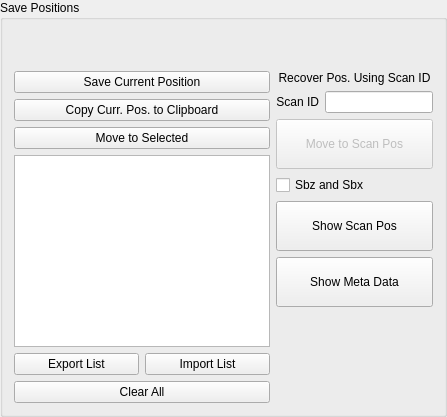
                <widget class="QGroupBox" name="groupBox_38">
                 <property name="enabled">
                  <bool>true</bool>
                 </property>
                 <property name="sizePolicy">
                  <sizepolicy hsizetype="Fixed" vsizetype="Preferred">
                   <horstretch>0</horstretch>
                   <verstretch>0</verstretch>
                  </sizepolicy>
                 </property>
                 <property name="title">
                  <string>Save Positions</string>
                 </property>
                 <layout class="QGridLayout" name="gridLayout_126">
                  <item row="1" column="1">
                   <layout class="QVBoxLayout" name="verticalLayout_11">
                    <item>
                     <widget class="QLabel" name="label_165">
                      <property name="text">
                       <string>Recover Pos. Using Scan ID</string>
                      </property>
                      <property name="alignment">
                       <set>Qt::AlignCenter</set>
                      </property>
                     </widget>
                    </item>
                    <item>
                     <layout class="QHBoxLayout" name="horizontalLayout_10">
                      <item>
                       <widget class="QLabel" name="label_166">
                        <property name="sizePolicy">
                         <sizepolicy hsizetype="Preferred" vsizetype="Fixed">
                          <horstretch>0</horstretch>
                          <verstretch>0</verstretch>
                         </sizepolicy>
                        </property>
                        <property name="text">
                         <string>Scan ID</string>
                        </property>
                        <property name="alignment">
                         <set>Qt::AlignRight|Qt::AlignTrailing|Qt::AlignVCenter</set>
                        </property>
                       </widget>
                      </item>
                      <item>
                       <widget class="QLineEdit" name="le_sid_position_mll">
                        <property name="sizePolicy">
                         <sizepolicy hsizetype="Preferred" vsizetype="Fixed">
                          <horstretch>0</horstretch>
                          <verstretch>0</verstretch>
                         </sizepolicy>
                        </property>
                       </widget>
                      </item>
                     </layout>
                    </item>
                    <item>
                     <widget class="QPushButton" name="pb_recover_scan_pos_mll">
                      <property name="enabled">
                       <bool>false</bool>
                      </property>
                      <property name="sizePolicy">
                       <sizepolicy hsizetype="Preferred" vsizetype="Fixed">
                        <horstretch>0</horstretch>
                        <verstretch>0</verstretch>
                       </sizepolicy>
                      </property>
                      <property name="text">
                       <string>
Move to Scan Pos
</string>
                      </property>
                     </widget>
                    </item>
                    <item>
                     <widget class="QCheckBox" name="cb_sid_move_base_mll">
                      <property name="text">
                       <string>Sbz and Sbx</string>
                      </property>
                     </widget>
                    </item>
                    <item>
                     <widget class="QPushButton" name="pb_show_scan_pos_mll">
                      <property name="sizePolicy">
                       <sizepolicy hsizetype="Preferred" vsizetype="Fixed">
                        <horstretch>0</horstretch>
                        <verstretch>0</verstretch>
                       </sizepolicy>
                      </property>
                      <property name="text">
                       <string>
Show Scan Pos
</string>
                      </property>
                     </widget>
                    </item>
                    <item>
                     <widget class="QPushButton" name="pb_print_scan_meta_mll">
                      <property name="sizePolicy">
                       <sizepolicy hsizetype="Preferred" vsizetype="Fixed">
                        <horstretch>0</horstretch>
                        <verstretch>0</verstretch>
                       </sizepolicy>
                      </property>
                      <property name="text">
                       <string>
Show Meta Data
</string>
                      </property>
                     </widget>
                    </item>
                    <item>
                     <spacer name="verticalSpacer_14">
                      <property name="orientation">
                       <enum>Qt::Vertical</enum>
                      </property>
                      <property name="sizeHint" stdset="0">
                       <size>
                        <width>20</width>
                        <height>40</height>
                       </size>
                      </property>
                     </spacer>
                    </item>
                   </layout>
                  </item>
                  <item row="1" column="0">
                   <layout class="QGridLayout" name="gridLayout_127">
                    <item row="0" column="0">
                     <layout class="QGridLayout" name="gridLayout_128">
                      <item row="2" column="0">
                       <widget class="QPushButton" name="pb_move_pos_mll">
                        <property name="sizePolicy">
                         <sizepolicy hsizetype="Preferred" vsizetype="Fixed">
                          <horstretch>0</horstretch>
                          <verstretch>0</verstretch>
                         </sizepolicy>
                        </property>
                        <property name="styleSheet">
                         <string notr="true"/>
                        </property>
                        <property name="text">
                         <string>Move to Selected</string>
                        </property>
                       </widget>
                      </item>
                      <item row="0" column="0">
                       <layout class="QHBoxLayout" name="horizontalLayout_39">
                        <item>
                         <widget class="QPushButton" name="pb_save_pos_mll">
                          <property name="sizePolicy">
                           <sizepolicy hsizetype="Preferred" vsizetype="Fixed">
                            <horstretch>0</horstretch>
                            <verstretch>0</verstretch>
                           </sizepolicy>
                          </property>
                          <property name="styleSheet">
                           <string notr="true"/>
                          </property>
                          <property name="text">
                           <string>Save Current Position</string>
                          </property>
                         </widget>
                        </item>
                       </layout>
                      </item>
                      <item row="1" column="0">
                       <widget class="QPushButton" name="pb_copy_curr_pos_mll">
                        <property name="toolTip">
                         <string>motor values to clipboard</string>
                        </property>
                        <property name="text">
                         <string>Copy Curr. Pos. to Clipboard</string>
                        </property>
                       </widget>
                      </item>
                     </layout>
                    </item>
                    <item row="1" column="0">
                     <widget class="QListWidget" name="mll_sample_roi_list_widget">
                      <property name="sizePolicy">
                       <sizepolicy hsizetype="Preferred" vsizetype="Expanding">
                        <horstretch>0</horstretch>
                        <verstretch>0</verstretch>
                       </sizepolicy>
                      </property>
                     </widget>
                    </item>
                    <item row="2" column="0">
                     <layout class="QGridLayout" name="gridLayout_129">
                      <item row="0" column="0">
                       <layout class="QHBoxLayout" name="horizontalLayout_81">
                        <item>
                         <widget class="QPushButton" name="pb_roiList_export_mll">
                          <property name="text">
                           <string>  Export List  </string>
                          </property>
                         </widget>
                        </item>
                        <item>
                         <widget class="QPushButton" name="pb_roiList_import_mll">
                          <property name="text">
                           <string>   Import List   </string>
                          </property>
                         </widget>
                        </item>
                       </layout>
                      </item>
                      <item row="1" column="0">
                       <widget class="QPushButton" name="pb_roiList_clear_mll">
                        <property name="text">
                         <string>Clear All</string>
                        </property>
                       </widget>
                      </item>
                     </layout>
                    </item>
                   </layout>
                  </item>
                  <item row="0" column="0">
                   <spacer name="verticalSpacer_30">
                    <property name="orientation">
                     <enum>Qt::Vertical</enum>
                    </property>
                    <property name="sizeType">
                     <enum>QSizePolicy::Fixed</enum>
                    </property>
                    <property name="sizeHint" stdset="0">
                     <size>
                      <width>20</width>
                      <height>40</height>
                     </size>
                    </property>
                   </spacer>
                  </item>
                 </layout>
                </widget>
